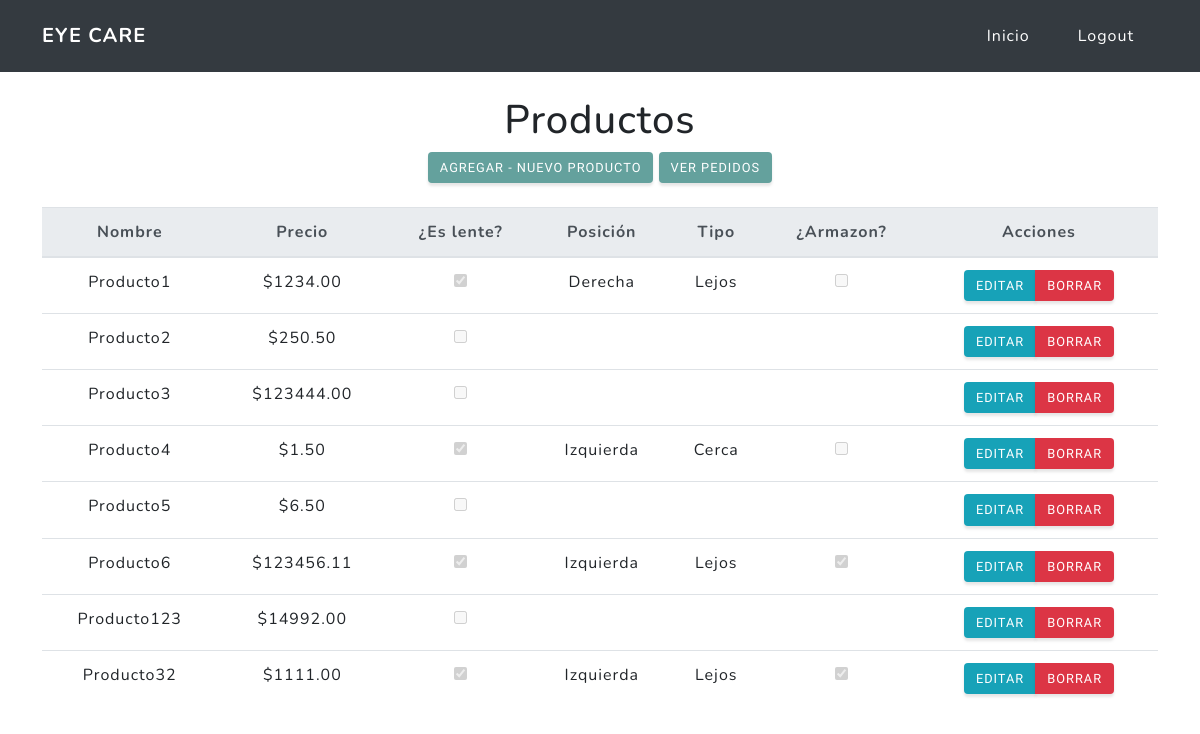
The app's page /catalogo/ (signed in), older data.
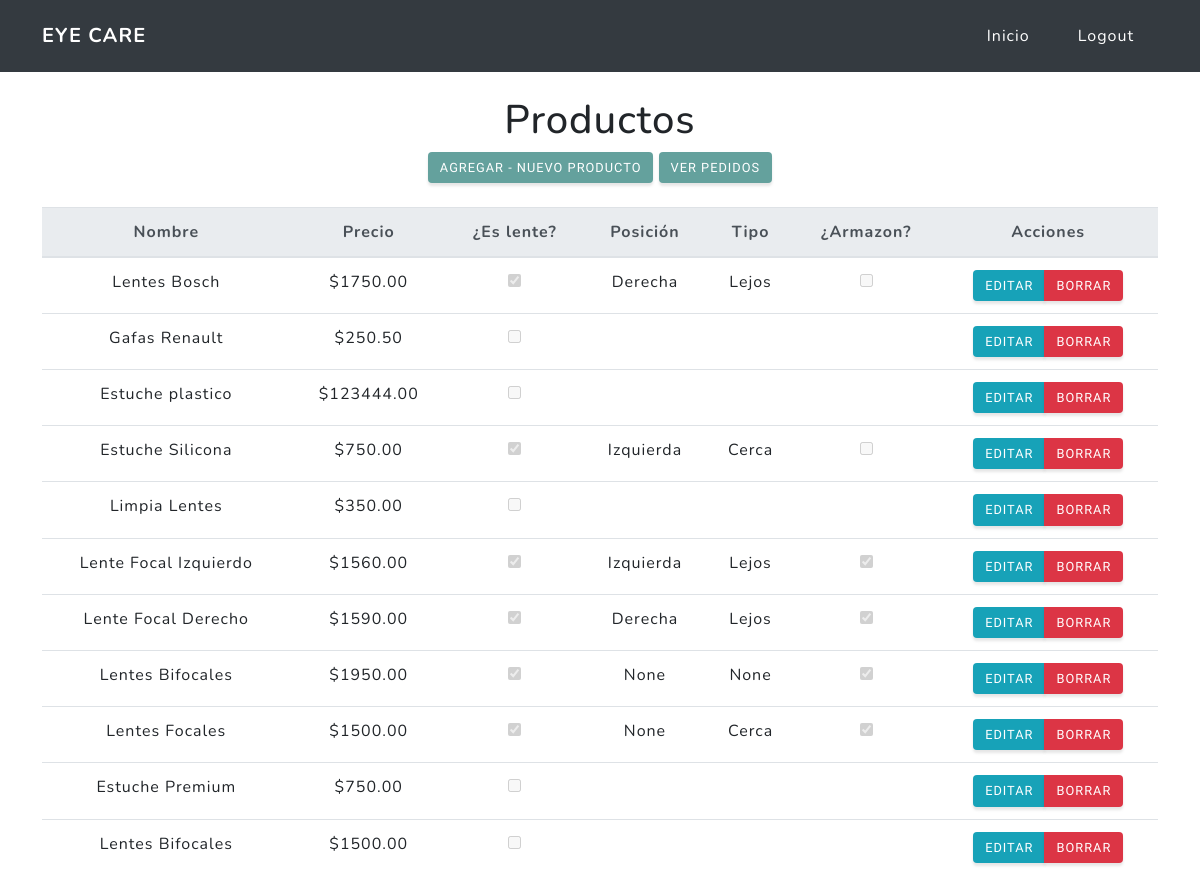
The same page, newer data.
### orders/models.py (models this page shows, shortened)
class Product(models.Model):
    name = models.CharField(max_length=64,
                            verbose_name="Nombre")
    price = models.DecimalField(max_digits=32,
                                decimal_places=2,
                                verbose_name="Precio")
    is_glass = models.BooleanField(verbose_name="Lente", default=False)
    POS = (
        ('IZQ', 'Izquierda'),
        ('DER', 'Derecha'),
    )
    position = models.CharField(verbose_name="Posición",
                                max_length=3,
                                choices=POS,
                                blank=True,
                                null=True)
    TYPE = (
        ('LEJ', 'Lejos'),
        ('CER', 'Cerca'),
    )
    type = models.CharField(verbose_name="Tipo",
                            max_length=3,
                            choices=TYPE,
                            blank=True,
                            null=True)
    frame = models.BooleanField(verbose_name="Armazon",
                                blank=True,
                                null=True)
    class Meta:
        verbose_name = "Producto"
        verbose_name_plural = "Productos"

### orders/views.py (the view)
# urls.py: url(r'^catalogo/$', group_required('Vendedor')(ProductList.as_view()), name='catalog'),
class ProductList(ListView):
    model = Product

### orders/templates/orders/product_list.html (shortened to what this page needs)
{% extends "index/base.html" %}
{% block navbar %} {% include "index/logout.html" %}{% endblock %}
{% block content %}
<div class="container mt-4 text-center">
    <h1>Productos</h1>
    <a href="{% url 'orders:product_new'%}" class="btn btn-primary">Agregar - Nuevo Producto</a>
    <a href="{% url 'orders:list'%}" class="btn btn-primary">Ver Pedidos</a>
    <table class="table mt-4">
        <tr>
            <thead class="thead-light">
            <tr>
                <th scope="col">Nombre</th>
                <th scope="col">Precio</th>
                <th scope="col">¿Es lente?</th>
                <th scope="col">Posición</th>
                <th scope="col">Tipo</th>
                <th scope="col">¿Armazon?</th>
                <th scope="col">Acciones</th>
            </tr>
            </thead>
            <tbody>
            {% for product in object_list %}
            <tr>
                <td>{{product.name}}</td>
                <td>${{product.price}}</td>
                <td><input type="checkbox" {% if product.is_glass %}checked{% endif %} name="published"
                           disabled="false"/></td>
                <td>{% if product.is_glass %} {{product.get_position_display}} {% endif %}</td>
                <td>{% if product.is_glass %} {{product.get_type_display}} {% endif %}</td>
                <td>{% if product.is_glass %} <input type="checkbox" {% if product.frame %}checked{% endif %}
                                                     name="published" disabled="false"/>{% endif %}
                </td>
                <td>
                    <div class="btn-group flex-wrap" role="group">
                        <a href="{% url 'orders:product_edit' product.id %}" class="btn btn-info">Editar</a>
                        <a href="{% url 'orders:product_delete' product.id %}" class="btn btn-danger">Borrar</a>
                    </div>
                </td>
            </tr>
            {% endfor %}
            </tbody>
        </tr>
    </table>
</div>
{% endblock %}

Row changes from the older to the newer data that the page shows:
changed Product: name "Producto1" → "Lentes Bosch"; price "1234.00" → "1750.00"
changed Product: name "Producto2" → "Gafas Renault"
changed Product: name "Producto3" → "Estuche plastico"
changed Product: name "Producto4" → "Estuche Silicona"; price "1.50" → "750.00"
changed Product: name "Producto5" → "Limpia Lentes"; price "6.50" → "350.00"
changed Product: name "Producto6" → "Lente Focal Izquierdo"; price "123456.11" → "1560.00"
changed Product: name "Producto123" → "Lente Focal Derecho"; price "14992.00" → "1590.00"; is_glass "☐" → "☑"; position (not shown) → "Derecha"; type (not shown) → "Lejos"; frame (not shown) → "☑"
changed Product (number 8 of 11 on the later page): name "Producto32" → "Lentes Bifocales"; price "1111.00" → "1950.00"; position "Izquierda" → "None"; type "Lejos" → "None"
added Product: name "Lentes Focales", price "1500.00", is_glass "☑", position "None", type "Cerca", frame "☑"
added Product: name "Estuche Premium", price "750.00"
added Product: name "Lentes Bifocales", price "1500.00"
